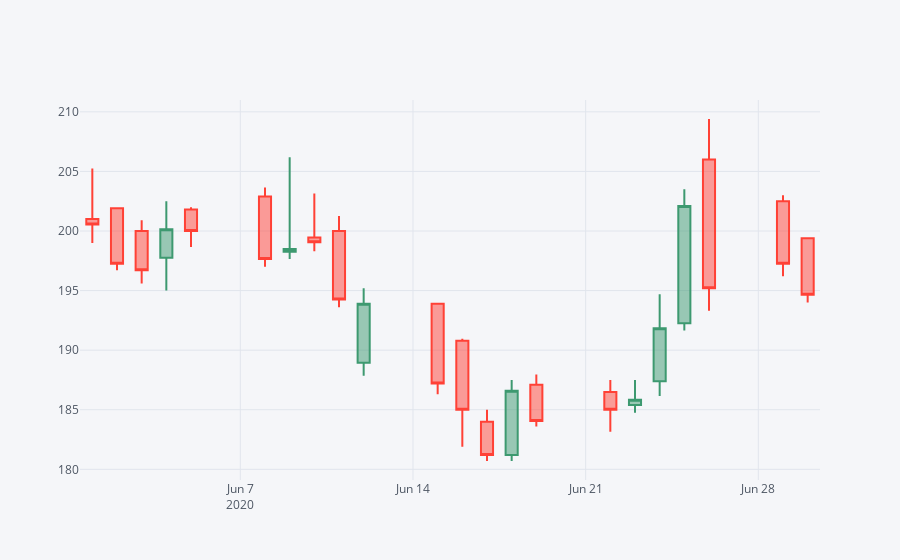

Notebook source saved alongside this figure:
### Code cell
itc_ohlcv.loc["2020-06",("Open","Low","High","Close")].iplot(kind='candle')

### Figure 1 — Plotly figure (JSON) as saved in the notebook; plotly's stock layout.template omitted (floating-point values rounded to 4 significant figures)
{"data": [{"close": [200.6, 197.2, 196.7, 200.1, 200, 197.6, 198.5, 199.1, 194.2, 193.9, 187.2, 185, 181.2, 186.6, 184.1, 185, 185.9, 191.9, 202.1, 195.2, 197.2, 194.6], "high": [205.2, 201.9, 200.9, 202.5, 202, 203.6, 206.2, 203.1, 201.2, 195.2, 193.9, 190.9, 185, 187.5, 187.9, 187.5, 187.5, 194.7, 203.5, 209.4, 203, 199.4], "low": [199, 196.7, 195.6, 195, 198.6, 197, 197.6, 198.3, 193.6, 187.9, 186.3, 181.9, 180.7, 180.7, 183.6, 183.1, 184.8, 186.1, 191.6, 193.3, 196.2, 194], "open": [201, 201.9, 200, 197.8, 201.8, 202.9, 198.2, 199.4, 200, 188.9, 193.9, 190.8, 184, 181.2, 187.1, 186.5, 185.4, 187.4, 192.2, 206, 202.5, 199.4], "showlegend": false, "type": "candlestick", "x": ["2020-06-01", "2020-06-02", "2020-06-03", "2020-06-04", "2020-06-05", "2020-06-08", "2020-06-09", "2020-06-10", "2020-06-11", "2020-06-12", "2020-06-15", "2020-06-16", "2020-06-17", "2020-06-18", "2020-06-19", "2020-06-22", "2020-06-23", "2020-06-24", "2020-06-25", "2020-06-26", "2020-06-29", "2020-06-30"], "yaxis": "y2"}], "layout": {"autosize": true, "legend": {"bgcolor": "#F5F6F9", "font": {"color": "#4D5663"}}, "paper_bgcolor": "#F5F6F9", "plot_bgcolor": "#F5F6F9", "title": {"font": {"color": "#4D5663"}}, "xaxis": {"autorange": true, "gridcolor": "#E1E5ED", "range": ["2020-05-31 12:00", "2020-06-30 12:00"], "rangeslider": {"visible": false, "yaxis2": {}}, "showgrid": true, "tickfont": {"color": "#4D5663"}, "title": {"font": {"color": "#4D5663"}, "text": ""}, "type": "date", "zerolinecolor": "#E1E5ED"}, "yaxis": {"gridcolor": "#E1E5ED", "showgrid": true, "showticklabels": false, "tickfont": {"color": "#4D5663"}, "title": {"font": {"color": "#4D5663"}, "text": ""}, "zerolinecolor": "#E1E5ED"}, "yaxis2": {"autorange": true, "gridcolor": "#E1E5ED", "range": [179.1, 211.0], "showgrid": true, "tickfont": {"color": "#4D5663"}, "title": {"font": {"color": "#4D5663"}, "text": ""}, "zerolinecolor": "#E1E5ED"}}}
